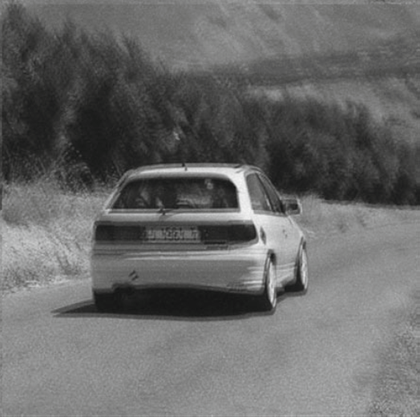
%> input picture image processing- recreate results article/imp/car1.png, 420 x 417 px, shrunk from 524 x 520 before the run
$ octave improve.m   (GNU Octave 9; MATLAB toolbox functions it lacks are replaced by stand-ins)
%> lines starting %> are read from the running program, lines starting %| are printed output that depends on the picture
% Frequency domain Wiener filtering
% Image with motion blurring
clear all;
ux=im2gray(imread('car1.png'));
%> ux: size 417x420 uint8; min 20, max 245, mean 105.5
[Ny,Nx]=size(ux);
%> Ny = 417; Nx = 420
%signal and noise between 0 and 1
x=im2double(ux);
vn=abs(0.1*randn(Ny,Nx)); v=mod(vn,1);
X=fftshift(fft2(x)); %Fourier transform of x
%motion description
T=1; %time in seconds
a=9; %vertical shift in pixels
b=5; %horizontal shift in pixels
%frequency domain motion blur filter (circular mask)
for nu=1:Ny
    for nv=1:Nx
        aux1=(pi*(a*nu+b*nv))/(Nx+Ny);
        BF(nu,nv)=(T*sin(aux1)*exp(-1i*aux1))/aux1;
    end
end
BF=2*pi*BF/T; %normalization
bx=abs(ifft2(X.*BF)); %blurred image
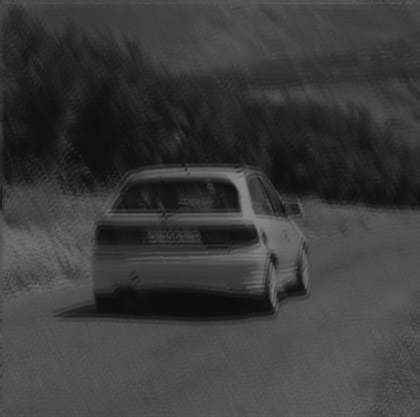
%> bx: size 417x420 double; min 0.0479, max 0.539, mean 0.236
Kmix=0.85; %to be edited
bx=Kmix*bx; v=(1-Kmix)*v;
y=bx+v; %noise + blurred image
%Wiener computations

Sxx=abs(X).^2; %Sxx
V=fftshift(fft2(v)); %Fourier transform of v
Svv=abs(V).^2; %Svv
%Wiener filter
Wnum=conj(BF).*Sxx;
Wden1=(abs(BF).^2).*Sxx;
WH=Wnum./(Wden1+Svv); %Fourier transform of the Wiener filter
Y=fftshift(fft2(y)); %Fourier transform of y
fly=abs(ifft2(Y.*WH)); %apply the Wiener filter
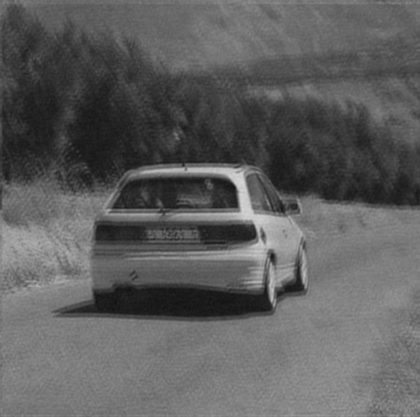
%> fly: size 417x420 double; min 0.0729, max 0.838, mean 0.372
%signals between 0 and 1
miy=min(min(y)); y=y-miy; %y>=0
%> after `miy=min(min(y))`: miy = 0.0431
%> after `y=y-miy`:
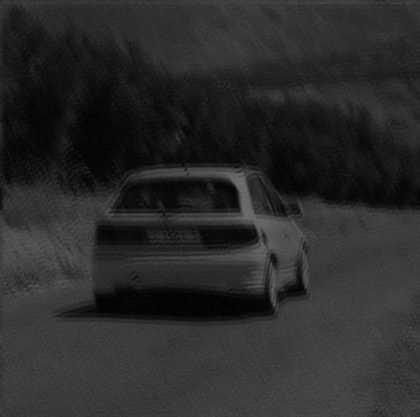
%> y: size 417x420 double; min 0, max 0.44, mean 0.169
may=max(max(y)); y=y/may; %y<=1
%> after `may=max(max(y))`: may = 0.44
%> after `y=y/may`:
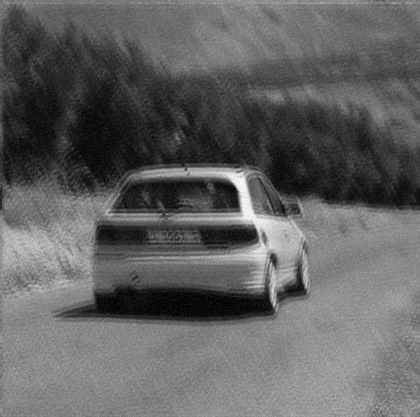
%> y: size 417x420 double; min 0, max 1, mean 0.385
mify=min(min(fly)); fly=fly-mify; %fly>=0
%> after `mify=min(min(fly))`: mify = 0.0729
mafy=max(max(fly)); fly=fly/mafy; %fly<=1
%> after `mafy=max(max(fly))`: mafy = 0.765
Uy=im2uint8(y); %convert to uint8 for display
Ufly=im2uint8(fly); %convert to uint8 for display
%display---------------------------
figure(1)
imshow(abs(BF)); %plots figure
title('motion blur mask');
figure(2)
imshow(Uy); %plots figure
title('Image with motion blur');
figure(3)
imshow(Ufly); %plots figure
title('deblurred image');

$ run again, with image processing- recreate results article/imp/circuit.jpg saved as image processing- recreate results article/imp/car1.png
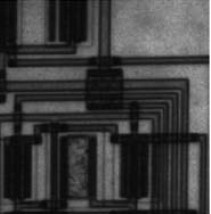
%> input picture image processing- recreate results article/imp/circuit.jpg, 211 x 214 px
%> `bx=abs(ifft2(X.*BF));`:
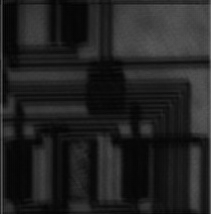
%> bx: size 214x211 double; min 0.008, max 0.459, mean 0.136
%> miy = 0.00765
%> may = 0.409
%> `y=y/may`:
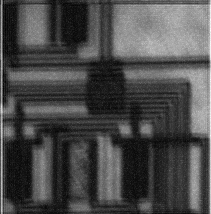
%> y: size 214x211 double; min 0, max 1, mean 0.293
%> mify = 0.00163
%> mafy = 0.925
